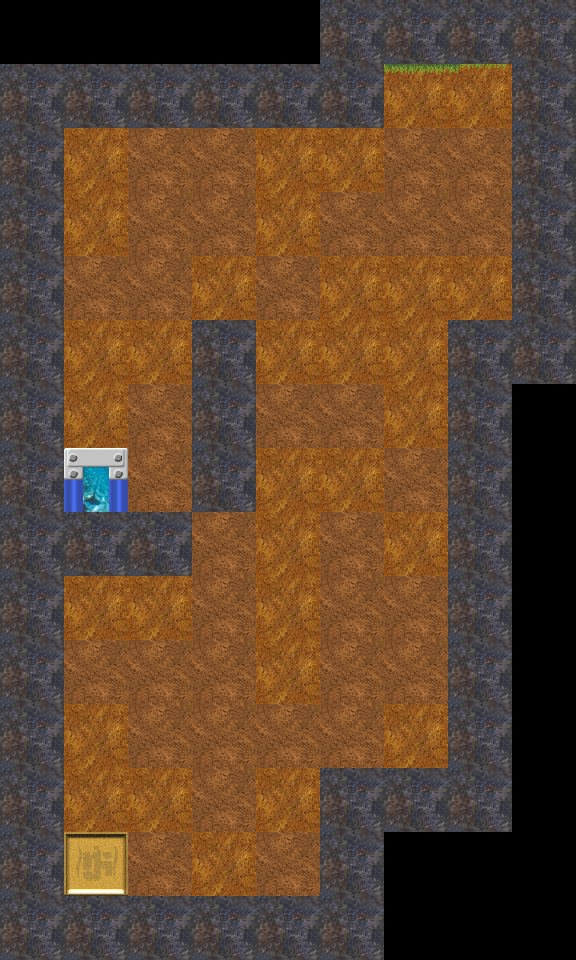

This is a level from a 2D game, rendered from its Tiled map with the project's own tilesets. A one-line summary and the map file follow, with tile-layer data summarised:
An orthogonal 9x15 tile map with 64x64 px tiles, 5 tile layers (Walls, EnemyLocs, MovableMap, Grass, ...), 3 tilesets.

<map version="1.0" orientation="orthogonal" renderorder="right-down" width="9" height="15" tilewidth="64" tileheight="64" nextobjectid="1">
 <tileset firstgid="1" name="tiles" tilewidth="64" tileheight="64" spacing="2" margin="1" tilecount="4" columns="2">
  <image source="caveAtlas.png" width="134" height="134" />
  <tile id="0">
   <properties>
    <property name="Collision" type="bool" value="false" />
   </properties>
  </tile>
 </tileset>
 <tileset firstgid="5" name="Level1WorldTileSheet-ipadhd" tilewidth="64" tileheight="64" spacing="2" margin="2" tilecount="225" columns="15">
  <image source="Level1WorldTileSheet-ipadhd.png" width="1024" height="1024" />
 </tileset>
 <tileset firstgid="230" name="GoldBricks" tilewidth="64" tileheight="64" spacing="2" margin="2" tilecount="49" columns="7">
  <image source="GoldBricks.png" width="512" height="512" />
 </tileset>
 <layer name="Walls" width="9" height="15">
  <data>[135 cells, 49 non-empty, 1 distinct tile ids]</data>
 </layer>
 <layer name="EnemyLocs" width="9" height="15">
  <data>[135 cells, 5 non-empty, 2 distinct tile ids]</data>
 </layer>
 <layer name="MovableMap" width="9" height="15">
  <data>[135 cells, 68 non-empty, 4 distinct tile ids]</data>
 </layer>
 <layer name="Grass" width="9" height="15">
  <data>[135 cells, 2 non-empty, 2 distinct tile ids]</data>
 </layer>
 <layer name="Exit" width="9" height="15">
  <data>[135 cells, 1 non-empty, 1 distinct tile ids]</data>
 </layer>
</map>
